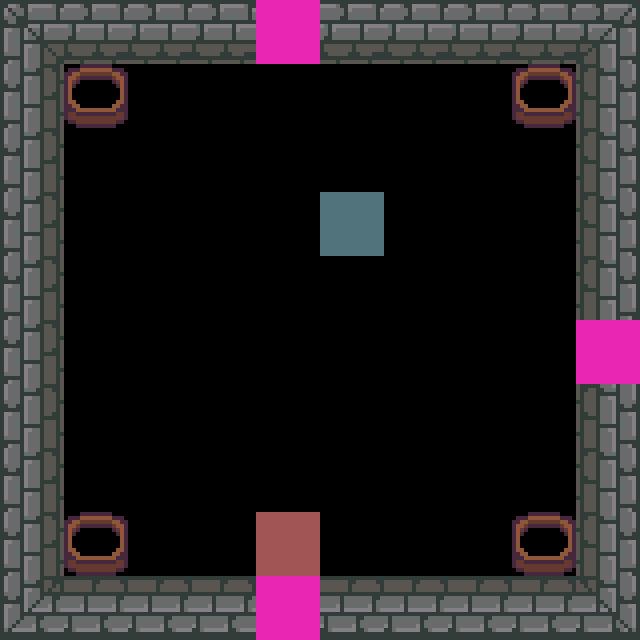

Below is a game level as drawn by its tile map, then a one-line description and the .tmx file that defines it, in full:
An orthogonal 10x10 tile map with 64x64 px tiles, 1 tile layer (Tile Layer 1), 1 hidden layer not drawn, 2 tilesets.

<map version="1.10" tiledversion="1.10.2" orientation="orthogonal" renderorder="right-down" width="10" height="10" tilewidth="64" tileheight="64" infinite="0" nextlayerid="3" nextobjectid="1">
 <tileset firstgid="1" source="../tmx/placeholders.tsx" />
 <tileset firstgid="10" source="../tmx/tiles.tsx" />
 <layer id="2" name="Tile Layer 2" width="10" height="10" visible="0">
  <data encoding="csv">
0,0,0,0,0,0,0,0,0,0,
0,24,24,24,24,24,24,24,24,0,
0,24,24,24,24,24,24,24,24,0,
0,24,24,24,24,24,24,24,24,0,
0,24,24,24,24,24,24,24,24,0,
0,24,24,24,24,24,24,24,24,0,
0,24,24,24,24,24,24,24,24,0,
0,24,24,24,24,24,24,24,24,0,
0,24,24,24,24,24,24,24,24,0,
0,0,0,0,0,0,0,0,0,0
</data>
 </layer>
 <layer id="1" name="Tile Layer 1" width="10" height="10">
  <data encoding="csv">
10,11,11,11,1,11,11,11,11,14,
28,40,0,0,0,0,0,0,40,20,
28,0,0,0,0,0,0,0,0,20,
28,0,0,0,0,3,0,0,0,20,
28,0,0,0,0,0,0,0,0,20,
28,0,0,0,0,0,0,0,0,1,
28,0,0,0,0,0,0,0,0,20,
28,0,0,0,0,0,0,0,0,20,
28,40,0,0,2,0,0,0,40,20,
34,37,37,37,1,37,37,37,37,38
</data>
 </layer>
</map>